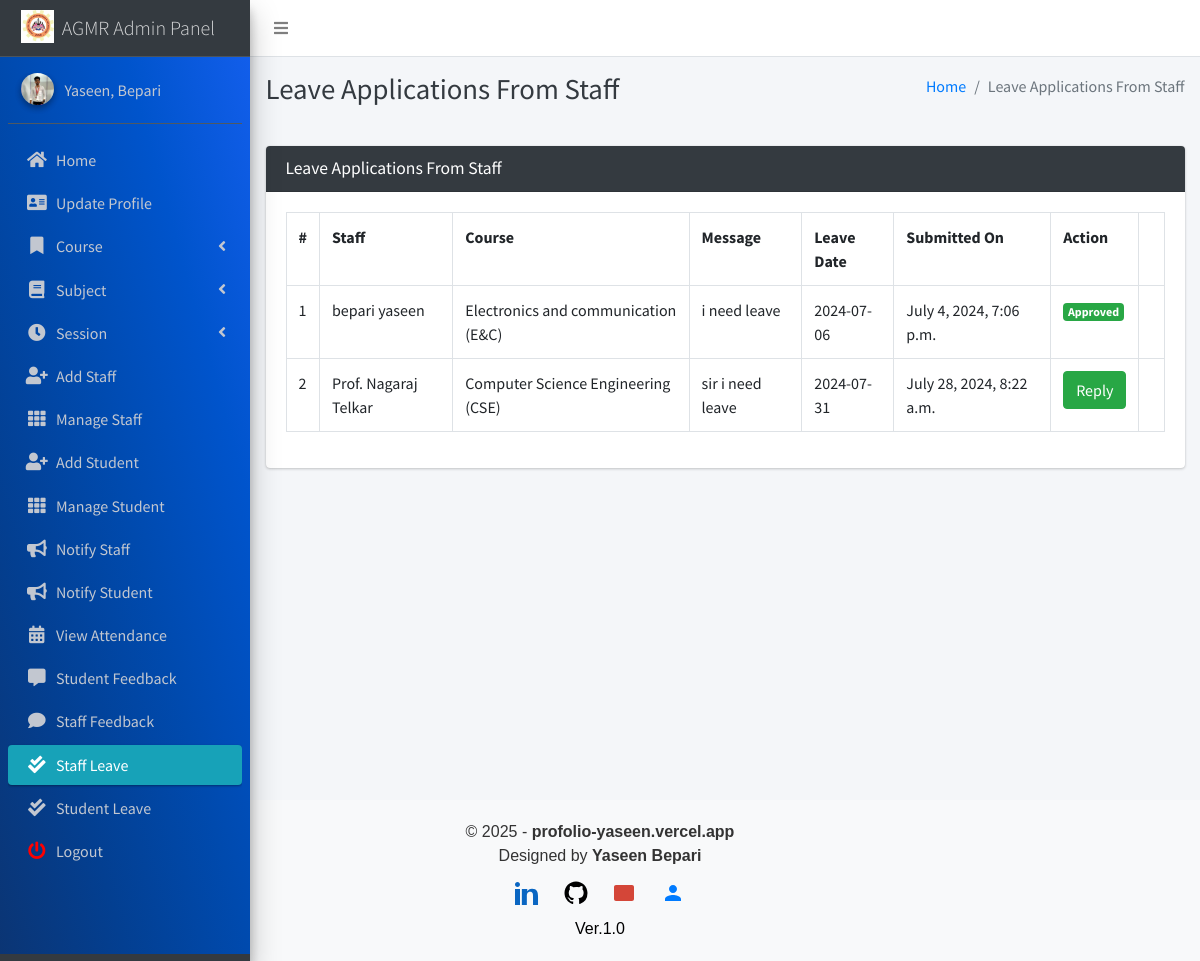
Screenshot of /staff/view/leave/ (signed in) with the database file from the repository.
### main_app/models.py (models this page shows)
class CustomUser(AbstractUser):
    USER_TYPE = ((1, "HOD"), (2, "Staff"), (3, "Student"))
    GENDER = [("M", "Male"), ("F", "Female")]
    username = None  # Removed username, using email instead
    email = models.EmailField(unique=True)
    user_type = models.CharField(default=1, choices=USER_TYPE, max_length=1)
    gender = models.CharField(max_length=1, choices=GENDER)
    profile_pic = models.ImageField()
    address = models.TextField()
    fcm_token = models.TextField(default="")  # For firebase notifications
    created_at = models.DateTimeField(auto_now_add=True)
    updated_at = models.DateTimeField(auto_now=True)
    USERNAME_FIELD = "email"
    REQUIRED_FIELDS = []
    objects = CustomUserManager()
    def __str__(self):
        return self.last_name + ", " + self.first_name

class LeaveReportStaff(models.Model):
    staff = models.ForeignKey(Staff, on_delete=models.CASCADE)
    date = models.CharField(max_length=60)
    message = models.TextField()
    status = models.SmallIntegerField(default=0)
    created_at = models.DateTimeField(auto_now_add=True)
    updated_at = models.DateTimeField(auto_now=True)

class Staff(models.Model):
    course = models.ForeignKey(Course, on_delete=models.DO_NOTHING, null=True, blank=False)
    admin = models.OneToOneField(CustomUser, on_delete=models.CASCADE)
    def __str__(self):
        return self.admin.last_name + " " + self.admin.first_name

class Course(models.Model):
    name = models.CharField(max_length=120)
    created_at = models.DateTimeField(auto_now_add=True)
    updated_at = models.DateTimeField(auto_now=True)
    def __str__(self):
        return self.name

### main_app/hod_views.py (the view, shortened to what this page needs)
# urls.py: path("staff/view/leave/", hod_views.view_staff_leave, name="view_staff_leave",),
@csrf_exempt
def view_staff_leave(request):
    if request.method != 'POST':
        allLeave = LeaveReportStaff.objects.all()
        context = {
            'allLeave': allLeave,
            'page_title': 'Leave Applications From Staff'
        }
        return render(request, "hod_template/staff_leave_view.html", context)

### main_app/templates/hod_template/staff_leave_view.html (shortened to what this page needs)
{% extends 'main_app/base.html' %}
{% load static %}
{% block page_title %}{{page_title}}{% endblock page_title %}
{% block content %}
<section class="content">
    <div class="container-fluid">
        <div class="row">
            <div class="col-md-12">
                <div class="card card-dark">
                    <div class="card-header">
                        <h3 class="card-title">{{page_title}}</h3>
                    </div>
                    <div class="table card-body">
                        <table class="table table-bordered table-hover">
                            <tr>
                                <th>#</th>
                                <th>Staff</th>
                                <th>Course</th>
                                <th>Message</th>
                                <th>Leave Date</th>
                                <th>Submitted On</th>
                                <th>Action</th>
                            </tr>
                            {% for leave in  allLeave %}
                              <tr>
                                  <td>{{forloop.counter}}</td>
                                  <td>{{leave.staff}}</td>
                                  <td>{{leave.staff.course}}</td>
                                  <td>{{leave.message}}</td>
                                  <td>{{leave.date}}</td>
                                  <td>{{leave.created_at}}</td>
                                      {% if leave.status == 0 %}
                                           <td> <button data-toggle = "modal" data-target = "#reply_modal" value="{{leave.id}}" class="btn btn-success reply_open_modal">Reply</button>
{% elif leave.status == -1 %}
<td><span  class='badge badge-danger'>Rejected</span></td>
{% else %}
<td><span  class='badge badge-success'>Approved</span></td>
                                            <td>{{feedback.updated_at}}</td>
                                      {% endif %}
                                  </td>
                              </tr>
                            {% endfor %}
                        </table>
                    </div>
                    </div>
            </div>
        </div>
    </div>
</section>
{% endblock content %}

### main_app/templates/main_app/sidebar_template.html (shortened to what this page needs)
{% load static %}
<aside class="main-sidebar sidebar-dark-info elevation-4">
    {% if request.user.user_type == '1' %}
    <a href="{% url 'admin_home' %}" class="brand-link">
        <img src="{% static 'dist/img/agm logo.jpg' %} " alt="AGMR LOGO"
            class="brand-image " >
        <span class="brand-text font-weight-light" >AGMR Admin Panel</span>
    </a>
    <div class="sidebar" style="background-image: linear-gradient(to right top, #0b3574, #033f91, #004aae, #0054cc, #125eeb);">
        <div class="user-panel mt-3 pb-3 mb-3 d-flex">
            <div class="image">
                <img src="{{ request.user.profile_pic}}" class="img-circle elevation-2" alt="User Image">
            </div>
            <div class="info">
                <a href="#" class="d-block">{{user}}</a>
            </div>
        </div>
        <nav class="mt-2">
            <ul class="nav nav-pills nav-sidebar flex-column" data-widget="treeview" role="menu" data-accordion="false">
                <li class="nav-item">
                    {% url 'admin_home' as admin_home %}
                    <a href="{{admin_home}}" class="nav-link {% if admin_home == request.path %} active {% endif %}">
                        <i class="nav-icon fas fa-home"></i>
                        <p>
                            Home
                        </p>
                    </a>
                </li>
                <li class="nav-item">
                    {% url 'admin_view_profile' as admin_view_profile %}
                    <a href="{{admin_view_profile}}"
                        class="nav-link {% if admin_view_profile == request.path %} active {% endif %}">
                        <i class="nav-icon fas fa-address-card"></i>
                        <p>
                            Update Profile
                        </p>
                    </a>
                </li>
                <li class="nav-item has-treeview">
                    <a href="#" class="nav-link" >
                        <i class="nav-icon fas fa-bookmark"></i>
                        <p>
                            Course
                            <i class="fas fa-angle-left right"></i>
                        </p>
                    </a>
                </li>
                <li class="nav-item has-treeview">
                    <a href="#" class="nav-link">
                        <i class="nav-icon fas fa-book"></i>
                        <p>
                            Subject
                            <i class="fas fa-angle-left right"></i>
                        </p>
                    </a>
                </li>
                <li class="nav-item has-treeview">
                    <a href="#" class="nav-link">
                        <i  class="nav-icon fas fa-clock"></i>
                        <p>
                            Session
                            <i class="fas fa-angle-left right"></i>
                        </p>
                    </a>
                </li>
                <li class="nav-item">
                    {% url 'add_staff' as add_staff %}
                    <a href="{{add_staff}}" class="nav-link {% if add_staff == request.path %} active {% endif %}">
                        <i class="nav-icon fas fa-user-plus"></i>
                        <p>
                            Add Staff
                        </p>
                    </a>
                </li>
                <li class="nav-item">
                    {% url 'manage_staff' as manage_staff %}
                    {% url 'edit_staff' staff_id as edit_staff %}
                    <a href="{{manage_staff}}"
                        class="nav-link {% if manage_staff == request.path or request.path == edit_staff %} active {% endif %}">
                        <i class="nav-icon fas fa-th"></i>
                        <p>
                            Manage Staff
                        </p>
                    </a>
                </li>
                <li class="nav-item">
                    {% url 'add_student' as add_student%}
                    <a href="{{add_student}}" class="nav-link  {% if add_student == request.path %} active {% endif %}">
                        <i class="nav-icon fas fa-user-plus"></i>
                        <p>
                            Add Student
                        </p>
                    </a>
                </li>
                <li class="nav-item">
                    {% url 'manage_student' as manage_student %}
                    {% url 'edit_student' student_id as edit_student %}
                    <a href="{{manage_student}}"
                        class="nav-link  {% if edit_student == request.path or manage_student == request.path %} active {% endif %}">
                        <i class="nav-icon fas fa-th"></i>
                        <p>
                            Manage Student
                        </p>
                    </a>
                </li>
                <li class="nav-item">
                    {% url 'admin_notify_staff' as admin_notify_staff %}
                    <a href="{{admin_notify_staff}}"
                        class="nav-link {% if admin_notify_staff == request.path %} active {% endif %}">
                        <i class="nav-icon fas fa-bullhorn"></i>
                        <p>
                            Notify Staff
                        </p>
                    </a>
                </li>
                <li class="nav-item">
                    {% url 'admin_notify_student' as admin_notify_student %}
                    <a href="{{admin_notify_student}}"
                        class="nav-link {% if admin_notify_student == request.path %} active {% endif %}">
                        <i class="nav-icon fas fa-bullhorn"></i>
                        <p>
                            Notify Student
                        </p>
                    </a>
                </li>
                <li class="nav-item">
                    {% url 'admin_view_attendance' as admin_view_attendance %}
                <li class="nav-item">
                    <a href="{{admin_view_attendance}}"
                        class="nav-link  {% if admin_view_attendance == request.path %} active {% endif %}">
                        <i class="nav-icon fas fa-calendar-alt"></i>
                        <p>
                            View Attendance
                        </p>
                    </a>
                </li>
                <li class="nav-item">
                    {% url 'student_feedback_message' as student_feedback_message %}
                    <a href="{{ student_feedback_message }}"
                        class="nav-link  {% if student_feedback_message == request.path %} active {% endif %}">
                        <i class="nav-icon fas fa-comment-alt"></i>
                        <p>
                            Student Feedback
                        </p>
                    </a>
                </li>
                <li class="nav-item">
                    {% url 'staff_feedback_message' as staff_feedback_message %}
                    <a href="{{staff_feedback_message}}"
                        class="nav-link   {% if staff_feedback_message == request.path %} active {% endif %}">
                        <i  class="nav-icon fas fa-comment"></i>
                        <p>
                            Staff Feedback
                        </p>
                    </a>
                </li>
                <li class="nav-item">
                    {% url 'view_staff_leave' as view_staff_leave %}
                    <a href="{{view_staff_leave}}"
                        class="nav-link  {% if view_staff_leave == request.path %} active {% endif %}">
                        <i  class="nav-icon fas fa-check-double"></i>
                        <p>
                            Staff Leave
                        </p>
                    </a>
                </li>
                <li class="nav-item">
                    {% url 'view_student_leave' as view_student_leave %}
                    <a href="{% url 'view_student_leave' %}"
                        class="nav-link  {% if view_student_leave == request.path %} active {% endif %}">
                        <i  class="nav-icon fas fa-check-double"></i>
                        <p>
                            Student Leave
                        </p>
                    </a>
                </li>
                                        {% endif %}
                                        <li class="nav-item">
                                            <a href="{% url 'user_logout' %}"
                                                onclick="return confirm('Your session would be terminated.\n\nProceed?')"
                                                class="nav-link">
                                                <i  style="color: #ff0000"  class="nav-icon fas fa-power-off"></i>
                                                <p>
                                                    Logout
                                                </p>
                                            </a>
                                        </li>
                                    </ul>
                                </nav>
                            </div>
</aside>

### rows the page displays
CustomUser: last_name+first_name "Yaseen, Bepari"
LeaveReportStaff: staff "bepari yaseen", staff.course "Electronics and communication (E&C)", message "i need leave", date "2024-07-06", created_at "July 4, 2024, 7:06 p.m."
LeaveReportStaff: staff "Prof. Nagaraj Telkar", staff.course "Computer Science Engineering (CSE)", message "sir i need leave", date "2024-07-31", created_at "July 28, 2024, 8:22 a.m."

### other values shown
{{ page_title }} "Leave Applications From Staff"
